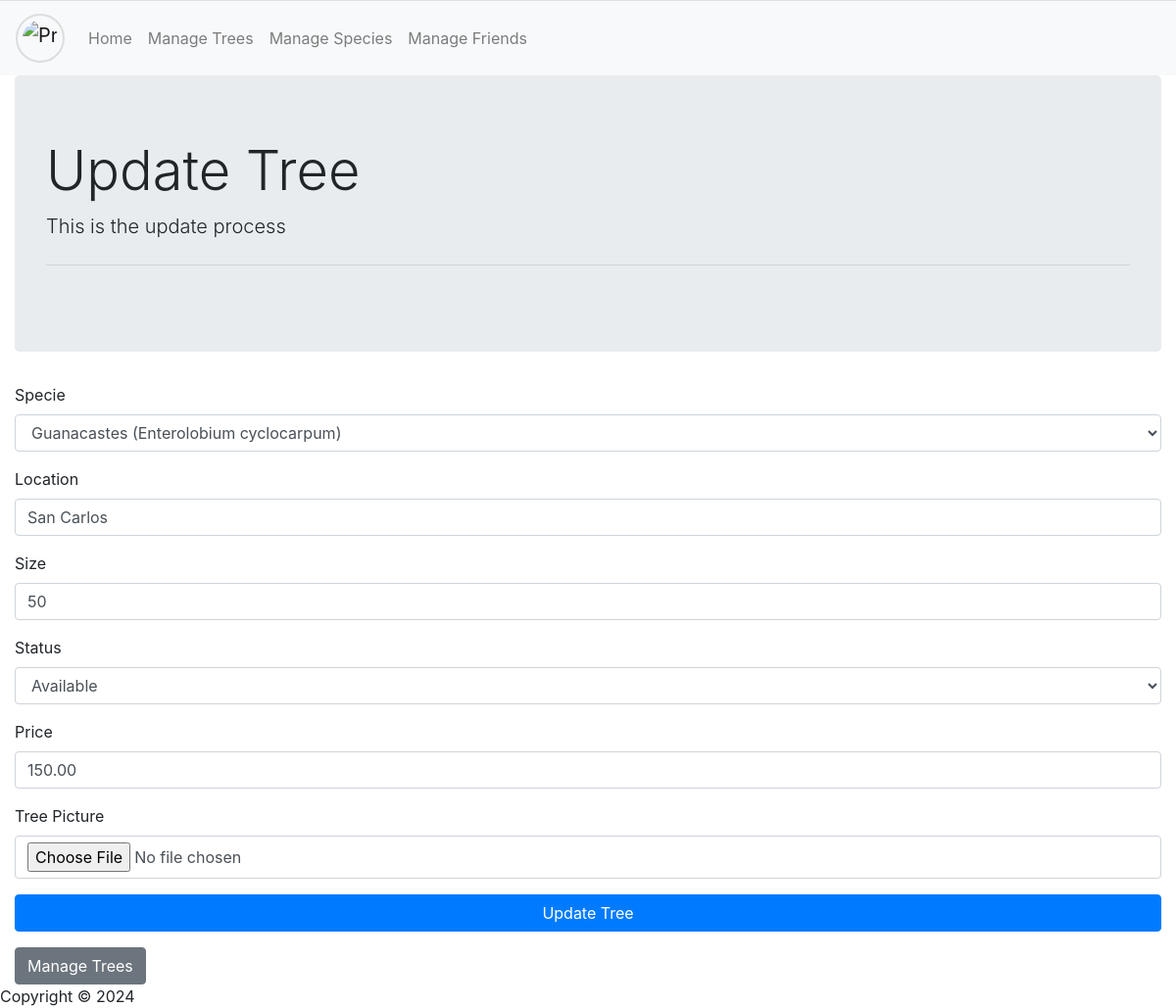
Page /administrator/update_tree.php?id=1 on the earlier database version.
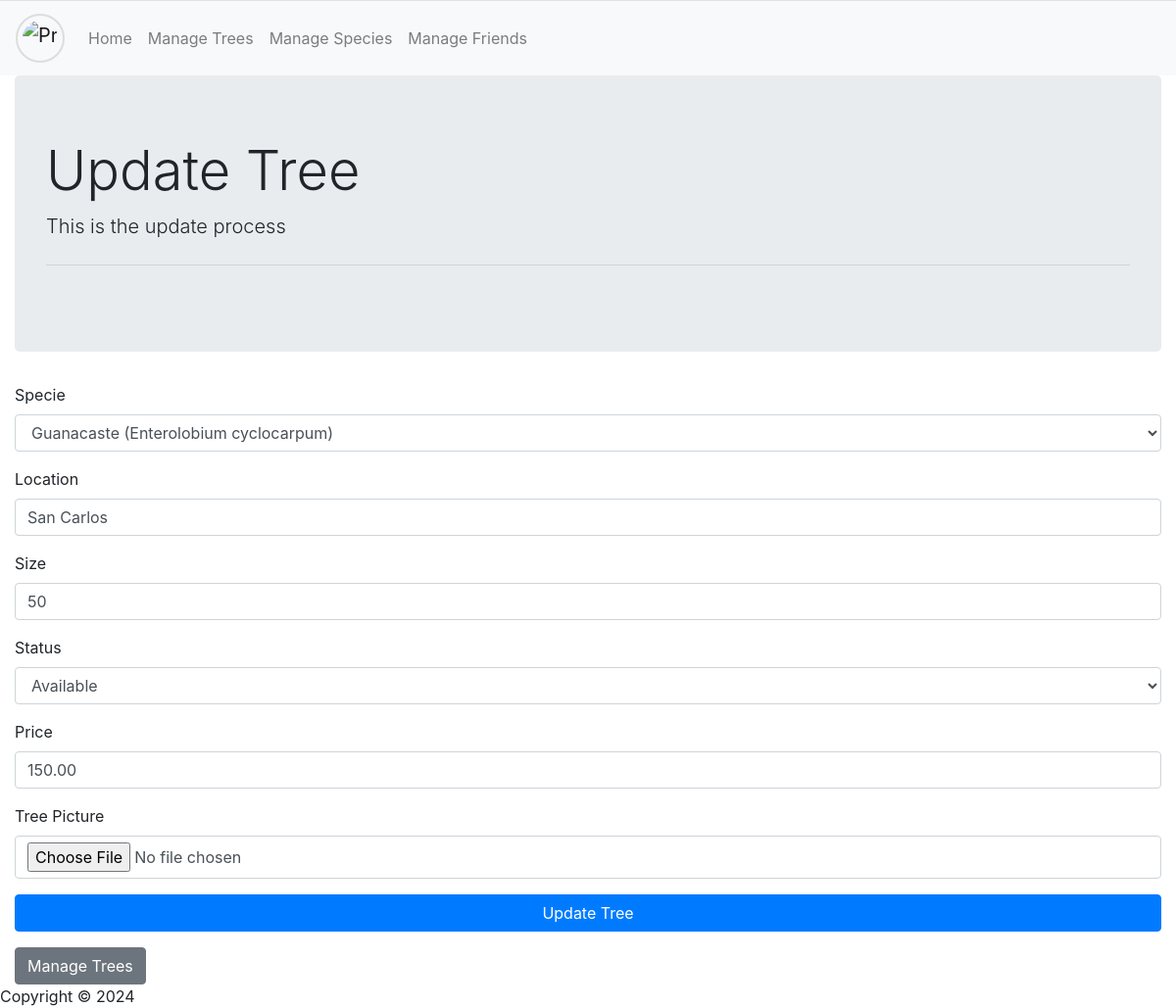
Same page on the later database version.
### tables this page shows
CREATE TABLE `trees` (
  `Id_Tree` int(11) NOT NULL,
  `Specie_Id` int(11) DEFAULT NULL,
  `Location` varchar(255) NOT NULL,
  `Size` int(11) NOT NULL,
  `StatusT` int(1) NOT NULL DEFAULT 1,
  `Price` decimal(10,2) NOT NULL,
  `Photo_Path` varchar(255) DEFAULT NULL
);

CREATE TABLE `species` (
  `Id_Specie` int(11) NOT NULL,
  `Commercial_Name` varchar(100) DEFAULT NULL,
  `Scientific_Name` varchar(100) DEFAULT NULL,
  `StatusS` int(2) DEFAULT 1
);

### utils/administrator/admin_functions.php (called while the page is built, shortened)
<?php
function getConnection(): bool|mysqli {
    $servername = "localhost";
    $username   = "root";
    $password   = "";
    $dbname     = "mytrees";
    try {
        $conn = new mysqli($servername, $username, $password, $dbname, 3306);
        return $conn;
    } catch (Exception $e) {
        echo "Error de conexión: " . $e->getMessage();
        return false;
    }
}
function getSpecies(): array {
    $conn = getConnection();
    $species = [];
    if ($conn) {
        $query = "
            SELECT Id_Specie, Commercial_Name, Scientific_Name
            FROM species
            WHERE StatusS = 1
        ";
        $result = mysqli_query($conn, $query);
        if ($result) {
            while ($row = mysqli_fetch_assoc($result)) {
                $species[] = [
                    'Id_Specie'          => $row['Id_Specie'],
                    'Commercial_Name'    => $row['Commercial_Name'],
                    'Scientific_Name'    => $row['Scientific_Name'],
                ];
            }
        } else {
            echo "Query error: " . mysqli_error($conn);
        }
    } else {
        echo "Connection error: " . mysqli_connect_error();
    }
    return $species;
}
function getTreeById($id_tree): array {
    $conn = getConnection();
    $trees = [];
    if ($conn) {
        $query = "
            SELECT Id_Tree, Specie_Id, Location, Size, StatusT, Price, Photo_Path
            FROM trees
            WHERE Id_Tree = ?
        ";
        $stmt = mysqli_prepare($conn, $query);
        mysqli_stmt_bind_param($stmt, 'i', $id_tree);
        mysqli_stmt_execute($stmt);
        $result = mysqli_stmt_get_result($stmt);
        if ($result) {
            while ($row = mysqli_fetch_assoc($result)) {
                $trees[] = [
                    'Id_Tree'       => $row['Id_Tree'],
                    'Specie_Id'     => $row['Specie_Id'],
                    'Location'      => $row['Location'],
                    'Size'          => $row['Size'],
                    'StatusT'       => $row['StatusT'],
                    'Price'         => $row['Price'],
                    'Photo_Path'    => $row['Photo_Path'],
                ];
            }
        } else {
            echo "Query error: " . mysqli_error($conn);
        }
    } else {
        echo "Connection error: " . mysqli_connect_error();
    }
    return $trees;
}

### administrator/update_tree.php (the view, shortened to what the changed rows need)
<?php
require_once(__DIR__ . '/../utils/administrator/admin_functions.php');
    $action_path = $_SERVER["DOCUMENT_ROOT"] . "/MyTreesProject/actions/administrator/update_tree.php";
    $tree = null;
    if (isset($_GET['id'])) {
        $id_tree = (int)$_GET['id'];
        $treeID = getTreeById($id_tree);
        $species = getSpecies();
        if (!is_array($treeID) || empty($treeID)) {
            die("Tree not found.");
        } else {
            $tree = $treeID[0];
        }
    }
?>
<?php require('../inc/header_admin.php')?>
<div class="container-fluid">
    <div class="jumbotron">
        <h1 class="display-4">Update Tree</h1>
    </div>
    <form method="post" action="<?php echo $action_path; ?>">
        <div class="form-group">
            <label for="specie_id">Specie</label>
            <select id="specie_id" class="form-control" name="specie_id">
                <?php foreach ($species as $specie): ?>
                    <option value="<?php echo $specie['Id_Specie']; ?>"
                        <?php echo ($specie['Id_Specie'] == $tree['Specie_Id']) ? 'selected' : ''; ?>>
                        <?php echo htmlspecialchars($specie['Commercial_Name']) . " (" . htmlspecialchars($specie['Scientific_Name']) . ")"; ?>
                    </option>
                <?php endforeach; ?>
            </select>
        </div>
        <div class="form-group">
            <label for="location">Location</label>
            <input id="location" class="form-control" type="text" name="location" value="<?php echo htmlspecialchars($tree['Location']); ?>">
        </div>
        <div class="form-group">
            <label for="size">Size</label>
            <input id="size" class="form-control" type="number" name="size" value="<?php echo htmlspecialchars($tree['Size']); ?>">
        </div>
        <div class="form-group">
            <label for="statusT">Status</label>
            <select id="statusT" class="form-control" name="statusT">
                <option value="1" <?php if ($tree['StatusT'] == 1) echo 'selected'; ?>>Available</option>
            </select>
        </div>
        <div class="form-group">
            <label for="price">Price</label>
            <input id="price" class="form-control" type="number" name="price" value="<?php echo htmlspecialchars($tree['Price']); ?>">
        </div>
    </form>
</div>
<?php require('../inc/footer.php'); ?>

Differences in the rows shown:
changed trees "San Carlos": specie_id "Guanacastes (Enterolobium cyclocarpum)" → "Guanacaste (Enterolobium cyclocarpum)"
